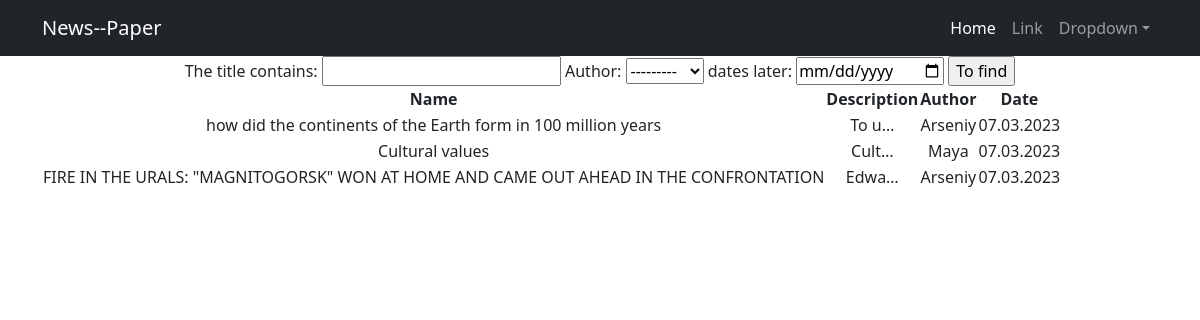
Page /news/search/ on the earlier database version.
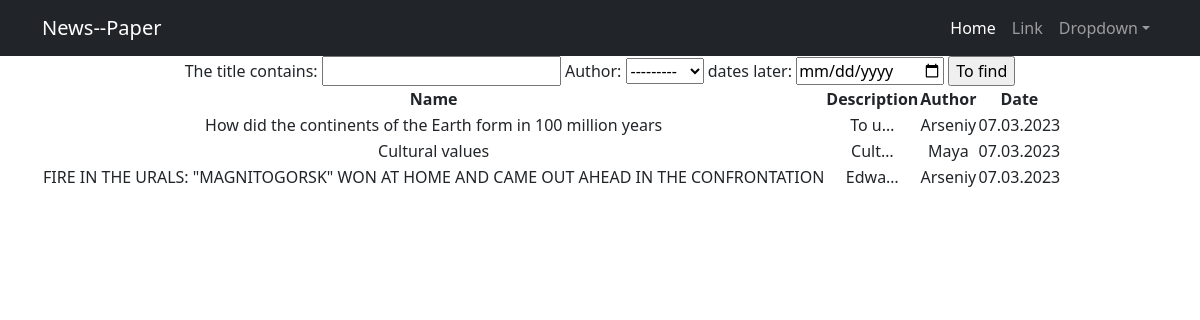
Same page on the later database version.
### news/models.py (models this page shows, shortened)
class Post(models.Model):
    objects = None
    author = models.ForeignKey(Author, on_delete=models.CASCADE)
    typContent = models.TextChoices('News', 'Article')
    newsArticle = models.CharField(blank=False, choices=typContent.choices, max_length=7)
    dateTime = models.DateTimeField(auto_now_add=True)
    category = models.ManyToManyField(Category, through='PostCategory')
    title = models.CharField(max_length=255)
    text = models.TextField()
    rating = models.SmallIntegerField(default=0)

class Author(models.Model):
    user = models.OneToOneField(User, on_delete=models.CASCADE)
    authorRating = models.SmallIntegerField(default=0)
    def __str__(self):
        return f'{self.user}'

### news/views.py (the view)
# urls.py: path('search/', PostSearch.as_view(), name='post_search'),
class PostSearch(ListView):
    model = Post
    template_name = 'search.html'
    context_object_name = 'search'
    queryset = Post.objects.order_by('-dateTime')
    paginate_by = 10
    def get_context_data(self, **kwargs):
        context = super().get_context_data(**kwargs)
        context['time_now'] = datetime.utcnow()
        context['value1'] = None
        context['filter'] = PostFilter(self.request.GET, queryset=self.get_queryset())
        return context

### news/templatetags/custom_filters.py (called while the page is built)
@register.filter(name='censor')
def censor(value):
    sent = value.split()
    for i in bad_words:
        for words in sent:
            if i in words:
                pos = sent.index(words)
                sent.remove(words)
                sent.insert(pos, '*' * len(i))
    return " ".join(sent)

### templates/search.html (shortened to what this page needs)
{% extends 'default.html' %}
{% load custom_filters %}
{% block content %}
    <form method="GET">
        {{ filter.form }}
        <input type="submit" value="To find">
    </form>
            <table>
                <tr>
                    <td>
                        <b>Name</b>
                    </td>
                    <td>
                        <b>Description</b>
                    </td>
                    <td>
                        <b>Author</b>
                    </td>
                    <td>
                        <b>Date</b>
                    </td>
                </tr>
                {% for j in filter.qs %}
                <tr>
                    <td>
                        {{ j.title|censor }}
                    </td>
                    <td>
                        {{ j.text|truncatechars:5|censor}}
                    </td>
                    <td>
                        {{ j.author }}
                    </td>
                    <td>
                        {{ j.dateTime|date:"d.m.Y" }}
                    </td>
                </tr>
                {% endfor %}
            </table>
{% endblock content %}

Differences in the rows shown:
changed Post "To u…": title|censor "how did the continents of the Earth form in 100 million years" → "How did the continents of the Earth form in 100 million years"
